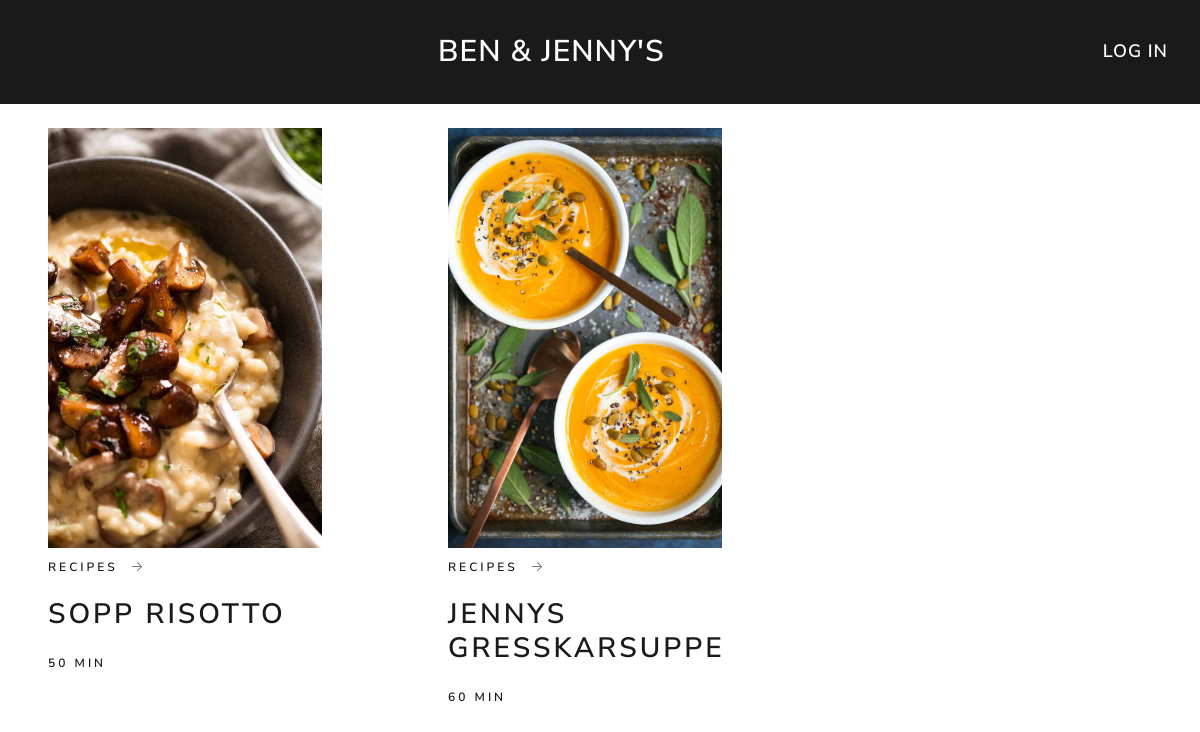
The app's page /recipes/ with its own data.
### recipes/models.py (models this page shows, shortened)
class Info(models.Model):
    title = models.CharField(max_length=200, default= "Empty")
    intro = models.CharField(max_length=4000, default= "Needs no intro")
    difficulty = models.IntegerField(default=1)
    photo = models.ImageField(upload_to='images/')
    pub_date = models.DateTimeField('date published')
    time = models.CharField(max_length=200, default= "30 min")
    servings = models.IntegerField(default=6)

### recipes/views.py (the view)
# urls.py: path('', views.index, name='index'),
def index(request):
    latest_info_list = Info.objects.order_by('-pub_date')[:5]
    context = {'latest_info_list': latest_info_list}
    return render(request, 'recipes/index.html', context)

### recipes/templates/recipes/index.html
{% extends 'base.html' %}
{% block content %}
{% if latest_info_list %}
<div class="row filter" style="width: 100%;">
    {% for info in latest_info_list %}
    <div class="col-lg-4 col-md-4 col-sm-4 col-12 mb-2">
        <a href="/recipes/{{ info.id }}/">
            <div class="pl-5 pr-5 pb-5 pt-5">
                <img class="img-fluid list_image mb-2" src="{{MEDIA_URL}}{{ info.photo }}">
                <ul class="list-inline">
                    <li class="list-inline-item"><h6>recipes</h6></li>
                    <li class="list-inline-item">→</li>
                </ul>
                <h2 class="blueText mb-4 mt-3"> {{ info.title }} </h2>
                <h6 class="mb-4">{{ info.time }}</h6>
            </div>
        </a>
    </div>
    {% endfor %}
</div>
{% else %}
    <p>No recipes are available.</p>
{% endif %}
{% endblock %}

### templates/base.html (style rules this page uses)
img.list_image { width: 420px; height: 420px; }

### records on screen
Info: photo (picture), title "SOPP RISOTTO", time "50 MIN"
Info: photo (picture), title "JENNYS GRESSKARSUPPE", time "60 MIN"
